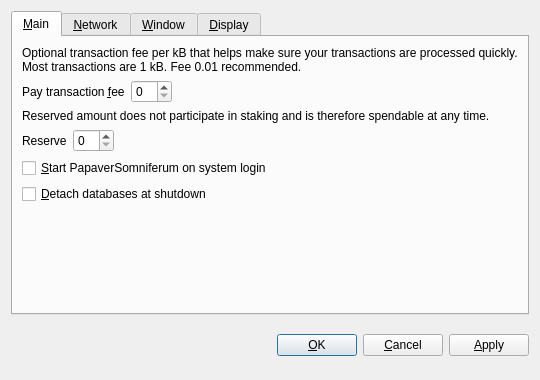
<?xml version="1.0" encoding="UTF-8"?>
<ui version="4.0">
 <class>OptionsDialog</class>
 <widget class="QDialog" name="OptionsDialog">
  <property name="geometry">
   <rect>
    <x>0</x>
    <y>0</y>
    <width>540</width>
    <height>380</height>
   </rect>
  </property>
  <property name="windowTitle">
   <string>Options</string>
  </property>
  <property name="modal">
   <bool>true</bool>
  </property>
  <layout class="QVBoxLayout" name="verticalLayout">
   <item>
    <widget class="QTabWidget" name="tabWidget">
     <property name="tabPosition">
      <enum>QTabWidget::North</enum>
     </property>
     <property name="currentIndex">
      <number>0</number>
     </property>
     <widget class="QWidget" name="tabMain">
      <attribute name="title">
       <string>&amp;Main</string>
      </attribute>
      <layout class="QVBoxLayout" name="verticalLayout_Main">
       <item>
        <widget class="QLabel" name="transactionFeeInfoLabel">
         <property name="text">
          <string>Optional transaction fee per kB that helps make sure your transactions are processed quickly. Most transactions are 1 kB. Fee 0.01 recommended.</string>
         </property>
         <property name="textFormat">
          <enum>Qt::PlainText</enum>
         </property>
         <property name="wordWrap">
          <bool>true</bool>
         </property>
        </widget>
       </item>
       <item>
        <layout class="QHBoxLayout" name="horizontalLayoutFee">
         <item>
          <widget class="QLabel" name="transactionFeeLabel">
           <property name="text">
            <string>Pay transaction &amp;fee</string>
           </property>
           <property name="textFormat">
            <enum>Qt::PlainText</enum>
           </property>
           <property name="buddy">
            <cstring>transactionFee</cstring>
           </property>
          </widget>
         </item>
         <item>
          <widget class="BitcoinAmountField" name="transactionFee"/>
         </item>
         <item>
          <spacer name="horizontalSpacerFee">
           <property name="orientation">
            <enum>Qt::Horizontal</enum>
           </property>
           <property name="sizeHint" stdset="0">
            <size>
             <width>40</width>
             <height>20</height>
            </size>
           </property>
          </spacer>
         </item>
        </layout>
       </item>
       <item>
        <widget class="QLabel" name="reserveBalanceInfoLabel">
         <property name="text">
          <string>Reserved amount does not participate in staking and is therefore spendable at any time.</string>
         </property>
         <property name="textFormat">
          <enum>Qt::PlainText</enum>
         </property>
         <property name="wordWrap">
          <bool>true</bool>
         </property>
        </widget>
       </item>
       <item>
        <layout class="QHBoxLayout" name="horizontalLayoutReserveBalance">
         <item>
          <widget class="QLabel" name="reserveBalanceLabel">
           <property name="text">
            <string>Reserve</string>
           </property>
           <property name="textFormat">
            <enum>Qt::PlainText</enum>
           </property>
           <property name="buddy">
            <cstring>reserveBalance</cstring>
           </property>
          </widget>
         </item>
         <item>
          <widget class="BitcoinAmountField" name="reserveBalance"/>
         </item>
         <item>
          <spacer name="horizontalSpacerReserveBalance">
           <property name="orientation">
            <enum>Qt::Horizontal</enum>
           </property>
           <property name="sizeHint" stdset="0">
            <size>
             <width>40</width>
             <height>20</height>
            </size>
           </property>
          </spacer>
         </item>
        </layout>
       </item>
       <item>
        <widget class="QCheckBox" name="bitcoinAtStartup">
         <property name="toolTip">
          <string>Automatically start PapaverSomniferum after logging in to the system.</string>
         </property>
         <property name="text">
          <string>&amp;Start PapaverSomniferum on system login</string>
         </property>
        </widget>
       </item>
       <item>
        <widget class="QCheckBox" name="detachDatabases">
         <property name="toolTip">
          <string>Detach block and address databases at shutdown. This means they can be moved to another data directory, but it slows down shutdown. The wallet is always detached.</string>
         </property>
         <property name="text">
          <string>&amp;Detach databases at shutdown</string>
         </property>
        </widget>
       </item>
       <item>
        <spacer name="verticalSpacer_Main">
         <property name="orientation">
          <enum>Qt::Vertical</enum>
         </property>
         <property name="sizeHint" stdset="0">
          <size>
           <width>20</width>
           <height>40</height>
          </size>
         </property>
        </spacer>
       </item>
      </layout>
     </widget>
     <widget class="QWidget" name="tabNetwork">
      <attribute name="title">
       <string>&amp;Network</string>
      </attribute>
      <layout class="QVBoxLayout" name="verticalLayout_Network">
       <item>
        <widget class="QCheckBox" name="mapPortUpnp">
         <property name="toolTip">
          <string>Automatically open the PapaverSomniferum client port on the router. This only works when your router supports UPnP and it is enabled.</string>
         </property>
         <property name="text">
          <string>Map port using &amp;UPnP</string>
         </property>
        </widget>
       </item>
       <item>
        <widget class="QCheckBox" name="connectSocks">
         <property name="toolTip">
          <string>Connect to the PapaverSomniferum network through a SOCKS proxy (e.g. when connecting through Tor).</string>
         </property>
         <property name="text">
          <string>&amp;Connect through SOCKS proxy:</string>
         </property>
        </widget>
       </item>
       <item>
        <layout class="QHBoxLayout" name="horizontalLayout_Network">
         <item>
          <widget class="QLabel" name="proxyIpLabel">
           <property name="text">
            <string>Proxy &amp;IP:</string>
           </property>
           <property name="textFormat">
            <enum>Qt::PlainText</enum>
           </property>
           <property name="buddy">
            <cstring>proxyIp</cstring>
           </property>
          </widget>
         </item>
         <item>
          <widget class="QValidatedLineEdit" name="proxyIp">
           <property name="maximumSize">
            <size>
             <width>140</width>
             <height>16777215</height>
            </size>
           </property>
           <property name="toolTip">
            <string>IP address of the proxy (e.g. 127.0.0.1)</string>
           </property>
          </widget>
         </item>
         <item>
          <widget class="QLabel" name="proxyPortLabel">
           <property name="text">
            <string>&amp;Port:</string>
           </property>
           <property name="textFormat">
            <enum>Qt::PlainText</enum>
           </property>
           <property name="buddy">
            <cstring>proxyPort</cstring>
           </property>
          </widget>
         </item>
         <item>
          <widget class="QLineEdit" name="proxyPort">
           <property name="maximumSize">
            <size>
             <width>55</width>
             <height>16777215</height>
            </size>
           </property>
           <property name="toolTip">
            <string>Port of the proxy (e.g. 9050)</string>
           </property>
          </widget>
         </item>
         <item>
          <widget class="QLabel" name="socksVersionLabel">
           <property name="text">
            <string>SOCKS &amp;Version:</string>
           </property>
           <property name="textFormat">
            <enum>Qt::PlainText</enum>
           </property>
           <property name="buddy">
            <cstring>socksVersion</cstring>
           </property>
          </widget>
         </item>
         <item>
          <widget class="QValueComboBox" name="socksVersion">
           <property name="toolTip">
            <string>SOCKS version of the proxy (e.g. 5)</string>
           </property>
          </widget>
         </item>
         <item>
          <spacer name="horizontalSpacer_Network">
           <property name="orientation">
            <enum>Qt::Horizontal</enum>
           </property>
           <property name="sizeHint" stdset="0">
            <size>
             <width>40</width>
             <height>20</height>
            </size>
           </property>
          </spacer>
         </item>
        </layout>
       </item>
       <item>
        <spacer name="verticalSpacer_Network">
         <property name="orientation">
          <enum>Qt::Vertical</enum>
         </property>
         <property name="sizeHint" stdset="0">
          <size>
           <width>20</width>
           <height>40</height>
          </size>
         </property>
        </spacer>
       </item>
      </layout>
     </widget>
     <widget class="QWidget" name="tabWindow">
      <attribute name="title">
       <string>&amp;Window</string>
      </attribute>
      <layout class="QVBoxLayout" name="verticalLayout_Window">
       <item>
        <widget class="QCheckBox" name="minimizeToTray">
         <property name="toolTip">
          <string>Show only a tray icon after minimizing the window.</string>
         </property>
         <property name="text">
          <string>&amp;Minimize to the tray instead of the taskbar</string>
         </property>
        </widget>
       </item>
       <item>
        <widget class="QCheckBox" name="minimizeOnClose">
         <property name="toolTip">
          <string>Minimize instead of exit the application when the window is closed. When this option is enabled, the application will be closed only after selecting Quit in the menu.</string>
         </property>
         <property name="text">
          <string>M&amp;inimize on close</string>
         </property>
        </widget>
       </item>
       <item>
        <spacer name="verticalSpacer_Window">
         <property name="orientation">
          <enum>Qt::Vertical</enum>
         </property>
         <property name="sizeHint" stdset="0">
          <size>
           <width>20</width>
           <height>40</height>
          </size>
         </property>
        </spacer>
       </item>
      </layout>
     </widget>
     <widget class="QWidget" name="tabDisplay">
      <attribute name="title">
       <string>&amp;Display</string>
      </attribute>
      <layout class="QVBoxLayout" name="verticalLayout_Display">
       <item>
        <layout class="QHBoxLayout" name="horizontalLayout_1_Display">
         <item>
          <widget class="QLabel" name="langLabel">
           <property name="text">
            <string>User Interface &amp;language:</string>
           </property>
           <property name="textFormat">
            <enum>Qt::PlainText</enum>
           </property>
           <property name="buddy">
            <cstring>lang</cstring>
           </property>
          </widget>
         </item>
         <item>
          <widget class="QValueComboBox" name="lang">
           <property name="toolTip">
            <string>The user interface language can be set here. This setting will take effect after restarting PapaverSomniferum.</string>
           </property>
          </widget>
         </item>
        </layout>
       </item>
       <item>
        <layout class="QHBoxLayout" name="horizontalLayout_2_Display">
         <item>
          <widget class="QLabel" name="unitLabel">
           <property name="text">
            <string>&amp;Unit to show amounts in:</string>
           </property>
           <property name="textFormat">
            <enum>Qt::PlainText</enum>
           </property>
           <property name="buddy">
            <cstring>unit</cstring>
           </property>
          </widget>
         </item>
         <item>
          <widget class="QValueComboBox" name="unit">
           <property name="toolTip">
            <string>Choose the default subdivision unit to show in the interface and when sending coins.</string>
           </property>
          </widget>
         </item>
        </layout>
       </item>
       <item>
        <widget class="QCheckBox" name="displayAddresses">
         <property name="toolTip">
          <string>Whether to show PapaverSomniferum addresses in the transaction list or not.</string>
         </property>
         <property name="text">
          <string>&amp;Display addresses in transaction list</string>
         </property>
        </widget>
       </item>
       <item>
        <widget class="QCheckBox" name="coinControlFeatures">
         <property name="toolTip">
          <string>Whether to show coin control features or not.</string>
         </property>
         <property name="text">
          <string>Display coin &amp;control features (experts only!)</string>
         </property>
        </widget>
       </item>
       <item>
        <spacer name="verticalSpacer_Display">
         <property name="orientation">
          <enum>Qt::Vertical</enum>
         </property>
         <property name="sizeHint" stdset="0">
          <size>
           <width>20</width>
           <height>40</height>
          </size>
         </property>
        </spacer>
       </item>
      </layout>
     </widget>
    </widget>
   </item>
   <item>
    <layout class="QHBoxLayout" name="horizontalLayout_Buttons">
     <item>
      <spacer name="horizontalSpacer_1">
       <property name="orientation">
        <enum>Qt::Horizontal</enum>
       </property>
       <property name="sizeHint" stdset="0">
        <size>
         <width>40</width>
         <height>48</height>
        </size>
       </property>
      </spacer>
     </item>
     <item>
      <widget class="QLabel" name="statusLabel">
       <property name="font">
        <font>
         <weight>75</weight>
         <bold>true</bold>
        </font>
       </property>
       <property name="text">
        <string/>
       </property>
       <property name="textFormat">
        <enum>Qt::PlainText</enum>
       </property>
       <property name="wordWrap">
        <bool>true</bool>
       </property>
      </widget>
     </item>
     <item>
      <spacer name="horizontalSpacer_2">
       <property name="orientation">
        <enum>Qt::Horizontal</enum>
       </property>
       <property name="sizeHint" stdset="0">
        <size>
         <width>40</width>
         <height>48</height>
        </size>
       </property>
      </spacer>
     </item>
     <item>
      <widget class="QPushButton" name="okButton">
       <property name="text">
        <string>&amp;OK</string>
       </property>
      </widget>
     </item>
     <item>
      <widget class="QPushButton" name="cancelButton">
       <property name="text">
        <string>&amp;Cancel</string>
       </property>
       <property name="autoDefault">
        <bool>false</bool>
       </property>
      </widget>
     </item>
     <item>
      <widget class="QPushButton" name="applyButton">
       <property name="text">
        <string>&amp;Apply</string>
       </property>
       <property name="autoDefault">
        <bool>false</bool>
       </property>
      </widget>
     </item>
    </layout>
   </item>
  </layout>
 </widget>
 <customwidgets>
  <customwidget>
   <class>BitcoinAmountField</class>
   <extends>QSpinBox</extends>
   <header>bitcoinamountfield.h</header>
  </customwidget>
  <customwidget>
   <class>QValueComboBox</class>
   <extends>QComboBox</extends>
   <header>qvaluecombobox.h</header>
  </customwidget>
  <customwidget>
   <class>QValidatedLineEdit</class>
   <extends>QLineEdit</extends>
   <header>qvalidatedlineedit.h</header>
  </customwidget>
 </customwidgets>
 <resources/>
 <connections/>
</ui>
